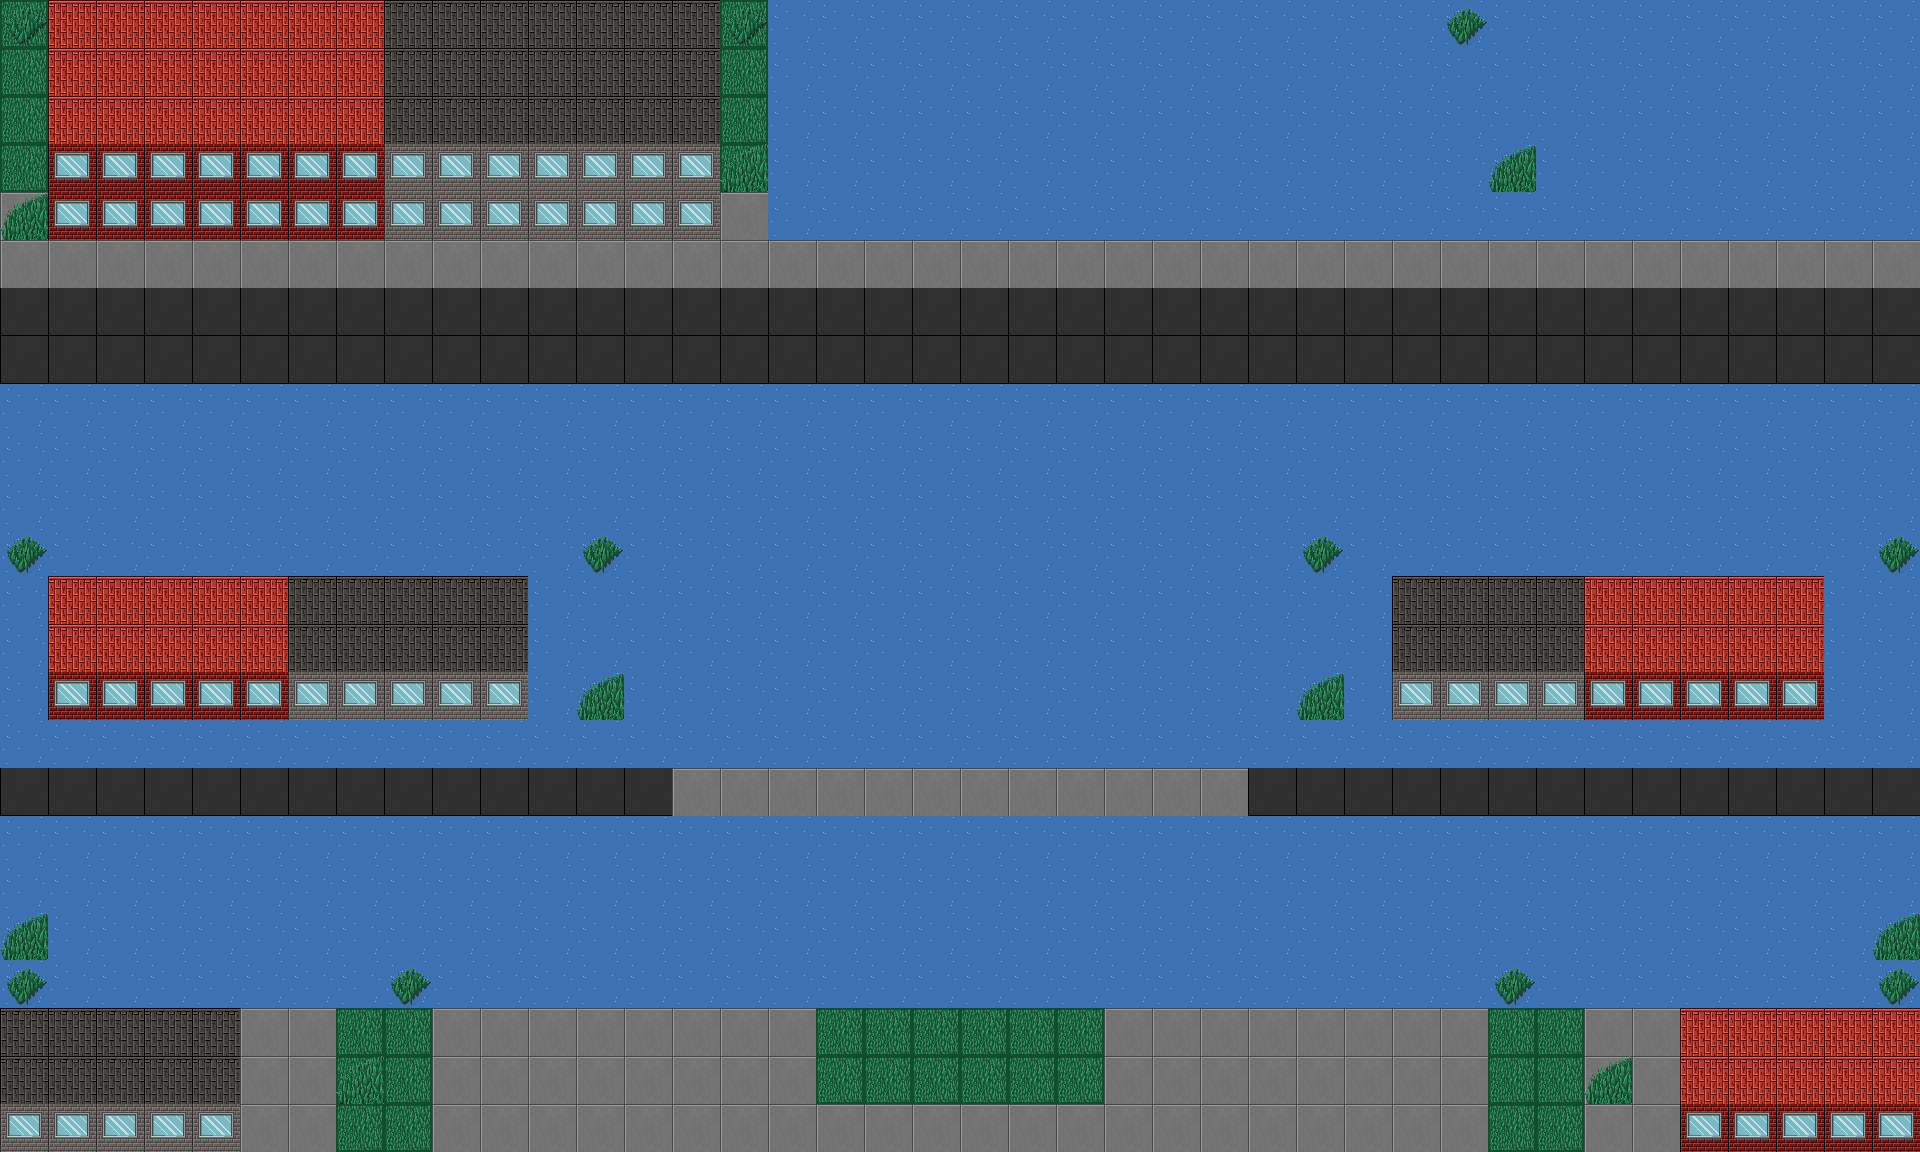

A level layout from a 2D game, rendered from its tile map. Below: a short description, then the map file with tile-grid data replaced by summaries:
An orthogonal 40x24 tile map with 48x48 px tiles, 5 tile layers (Ground, Roads, Water, Buildings, ...), 5 tilesets and 22 objects (7x Obstacle, 5x CivilianSpawn, 3x WaterCurrent, 3x GarbagePile, 2x BarrierPoint, ...).

<map version="1.10" tiledversion="1.10.2" orientation="orthogonal" renderorder="right-down" width="40" height="24" tilewidth="48" tileheight="48" infinite="0" nextlayerid="13" nextobjectid="23">
  <properties>
    <property name="missionName" value="Mission 1 - The First Warning" />
    <property name="location" value="Talamban" />
    <property name="mapRole" value="Level design implementation guide; tune positions with the team before gameplay integration." />
    <property name="rescueTarget" value="5" />
    <property name="blockedDrainageTarget" value="3" />
    <property name="floodBarrierTarget" value="2" />
    <property name="designReference" value="Trent Level 1 - Basics schematic supplied by the team." />
    <property name="strongCurrentNote" value="Upper right channel is a strong current sourced by garbage; this is not a Level 3 flash-flood event." />
    <property name="tileSize" value="48x48" />
    <property name="draftMapSize" value="40x24" />
  </properties>
  <tileset firstgid="1" version="1.10" tiledversion="1.10.2" name="A1_Modern_Outside_Rasak" tilewidth="48" tileheight="48" tilecount="192" columns="16">
    <image source="../../tilesets/urban/A1_Modern_Outside_Rasak.png" width="768" height="576" />
  </tileset>
  <tileset firstgid="193" version="1.10" tiledversion="1.10.2" name="A2_Modern_City_Rasak" tilewidth="48" tileheight="48" tilecount="192" columns="16">
    <image source="../../tilesets/urban/A2_Modern_City_Rasak.png" width="768" height="576" />
  </tileset>
  <tileset firstgid="385" version="1.10" tiledversion="1.10.2" name="A3_Modern_Outside_Rasak" tilewidth="48" tileheight="48" tilecount="128" columns="16">
    <image source="../../tilesets/urban/A3_Modern_Outside_Rasak.png" width="768" height="384" />
  </tileset>
  <tileset firstgid="513" version="1.10" tiledversion="1.10.2" name="A4_Modern_Outside_Rasak" tilewidth="48" tileheight="48" tilecount="240" columns="16">
    <image source="../../tilesets/urban/A4_Modern_Outside_Rasak.png" width="768" height="720" />
  </tileset>
  <tileset firstgid="753" version="1.10" tiledversion="1.10.2" name="Tileset_Modern_Garbage_Rasak" tilewidth="48" tileheight="48" tilecount="256" columns="16">
    <image source="../../tilesets/urban/Tileset_Modern_Garbage_Rasak.png" width="768" height="768" />
  </tileset>
  <layer id="1" name="Ground" width="40" height="24" visible="1" opacity="1">
    <data>[960 cells, 960 non-empty, 2 distinct tile ids]</data>
  </layer>
  <layer id="2" name="Roads" width="40" height="24" visible="1" opacity="1">
    <data>[960 cells, 108 non-empty, 1 distinct tile ids]</data>
  </layer>
  <layer id="3" name="Water" width="40" height="24" visible="1" opacity="1">
    <data>[960 cells, 600 non-empty, 1 distinct tile ids]</data>
  </layer>
  <layer id="4" name="Buildings" width="40" height="24" visible="1" opacity="1">
    <data>[960 cells, 157 non-empty, 4 distinct tile ids]</data>
  </layer>
  <layer id="5" name="Decoration" width="40" height="24" visible="1" opacity="1">
    <data>[960 cells, 20 non-empty, 2 distinct tile ids]</data>
  </layer>
  <objectgroup id="6" name="Obstacles" draworder="topdown" visible="1">
    <object id="1" name="Upper-left solid obstacle" type="Obstacle" x="0" y="0" width="768" height="240">
      <properties>
        <property name="obstacleType" value="building" type="string" />
        <property name="blocksBoat" value="true" type="bool" />
        <property name="collisionDamage" value="1" type="int" />
      </properties>
    </object>
    <object id="2" name="Small debris obstacle" type="Obstacle" x="192" y="480" width="144" height="48">
      <properties>
        <property name="obstacleType" value="debris" type="string" />
        <property name="blocksBoat" value="true" type="bool" />
        <property name="collisionDamage" value="1" type="int" />
      </properties>
    </object>
    <object id="3" name="Central obstacle" type="Obstacle" x="768" y="432" width="144" height="144">
      <properties>
        <property name="obstacleType" value="structure" type="string" />
        <property name="blocksBoat" value="true" type="bool" />
        <property name="collisionDamage" value="1" type="int" />
      </properties>
    </object>
    <object id="4" name="Long west obstacle" type="Obstacle" x="0" y="672" width="720" height="96">
      <properties>
        <property name="obstacleType" value="structure" type="string" />
        <property name="blocksBoat" value="true" type="bool" />
        <property name="collisionDamage" value="1" type="int" />
      </properties>
    </object>
    <object id="5" name="Long east obstacle" type="Obstacle" x="1296" y="672" width="624" height="96">
      <properties>
        <property name="obstacleType" value="structure" type="string" />
        <property name="blocksBoat" value="true" type="bool" />
        <property name="collisionDamage" value="1" type="int" />
      </properties>
    </object>
    <object id="6" name="Lower west obstacle" type="Obstacle" x="0" y="864" width="624" height="96">
      <properties>
        <property name="obstacleType" value="structure" type="string" />
        <property name="blocksBoat" value="true" type="bool" />
        <property name="collisionDamage" value="1" type="int" />
      </properties>
    </object>
    <object id="7" name="Lower east obstacle" type="Obstacle" x="1344" y="864" width="576" height="96">
      <properties>
        <property name="obstacleType" value="structure" type="string" />
        <property name="blocksBoat" value="true" type="bool" />
        <property name="collisionDamage" value="1" type="int" />
      </properties>
    </object>
  </objectgroup>
  <objectgroup id="7" name="WaterCurrents" draworder="topdown" visible="1">
    <object id="8" name="Upper strong current" type="WaterCurrent" x="768" y="0" width="1152" height="240">
      <properties>
        <property name="directionX" value="1" type="int" />
        <property name="directionY" value="0" type="int" />
        <property name="strength" value="strong" type="string" />
        <property name="currentType" value="garbage_source" type="string" />
        <property name="affectsBoatSpeed" value="true" type="bool" />
      </properties>
    </object>
    <object id="9" name="Main flooded area current" type="WaterCurrent" x="0" y="384" width="1920" height="384">
      <properties>
        <property name="directionX" value="-1" type="int" />
        <property name="directionY" value="0" type="int" />
        <property name="strength" value="normal" type="string" />
        <property name="currentType" value="main_channel" type="string" />
        <property name="affectsBoatSpeed" value="true" type="bool" />
      </properties>
    </object>
    <object id="10" name="Lower flooded area current" type="WaterCurrent" x="0" y="816" width="1920" height="192">
      <properties>
        <property name="directionX" value="-1" type="int" />
        <property name="directionY" value="0" type="int" />
        <property name="strength" value="normal" type="string" />
        <property name="currentType" value="lower_channel" type="string" />
        <property name="affectsBoatSpeed" value="true" type="bool" />
      </properties>
    </object>
  </objectgroup>
  <objectgroup id="8" name="GarbagePiles" draworder="topdown" visible="1">
    <!-- 12 objects omitted --></objectgroup>
  <objectgroup id="9" name="CivilianSpawns" draworder="topdown" visible="1">
    <!-- 9 objects omitted --></objectgroup>
  <objectgroup id="10" name="BarrierPoints" draworder="topdown" visible="1">
    <!-- 4 objects omitted --></objectgroup>
  <objectgroup id="11" name="BoatSpawn" draworder="topdown" visible="1">
    <!-- 2 objects omitted --></objectgroup>
  <objectgroup id="12" name="SafeZone" draworder="topdown" visible="1">
    <!-- 1 objects omitted --></objectgroup>
</map>
<!-- 12 of 22 objects omitted -->
